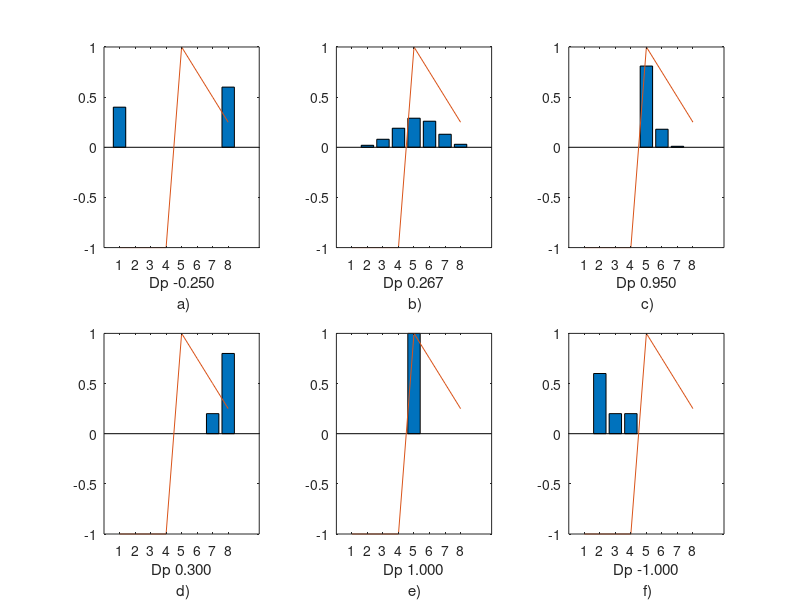

Recreate this plot in MATLAB.

fs = zeros(6,8);
fs(1,:) = [40 0 0 0 0 0 0 60];
fs(2,:) = [0 2 8 19 29 26 13 3];
fs(3,:) = [0 0 0 0 81 18 1 0];
fs(4,:) = [0 0 0 0 0 0 20 80];
fs(5,:) = [0 0 0 0 100 0 0 0];
fs(6,:) = [0 60 20 20 0 0 0 0];
fs = fs./100;

l=['a','b','c','d','e','f'];
figure(1);

for ii=1:6
f = fs(ii,:);

L = length(f);
T = fix(L/2);
i = 1:(T+mod(L,2)); j = (T+1):L;

%crando la funcion de pesos 
beta = 1; alpha = 2;
w = zeros(L,1);
w(i) = -beta;
w(j) = (L-j+1)*alpha/L;

M = f*w;

subplot(2,3,ii), bar(f)
hold on; 
plot(w); 
hold off;
xlabel(sprintf('Dp %.3f\n %s)',M,l(ii)));


% %     len=length(h);
% %     h=h/sum(h);
% %     subplot(2,3,gr), bar(0:len-1,h);
% %     axis([-1 len 0 1.2]);
% %     hold on;
% %     Y = normpdf(1:len,len/2,len/5.0);
% %     Y(1:end/2)=0;
% %     Y=Y/max(Y);
% %     plot(0:len-1,Y,'r');
% %     m=corr2(h,Y);
% %     hold off;
% %     


end
